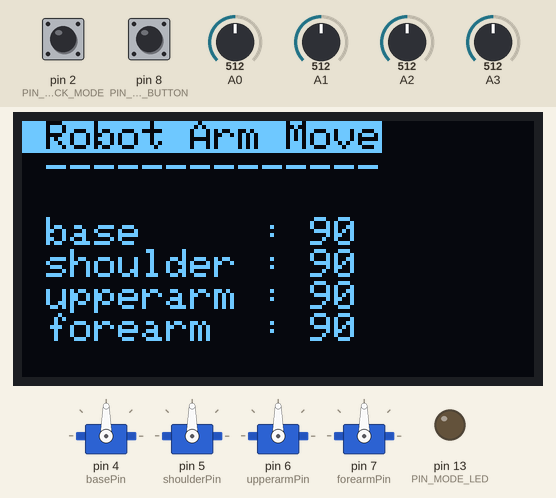
Recording of a sketch running on a simulated Arduino Uno, built with avr-gcc and run on an emulated ATmega328P. On the bench: 4 × servo, 128×64 one-colour display, output pins drawn as LEDs (lit = HIGH). Dashed ring = blinking. Inputs (shaded band) come from the test bench; at power-on: pin 8 (PIN_JOINT_READ_BUTTON) HIGH, pin 2 (PIN_JOINT_JOYSTICK_MODE) HIGH, A0 = 512, A1 = 512, A2 = 512, A3 = 512. What the sketch prints to the serial monitor is not drawn.

Above: at 1.3 s.
1.4 s: pin 8 (PIN_JOINT_READ_BUTTON) pulled LOW for 0.15 s
3.0 s: pin 2 (PIN_JOINT_JOYSTICK_MODE) pulled LOW for 1 s
At 3.82 s:
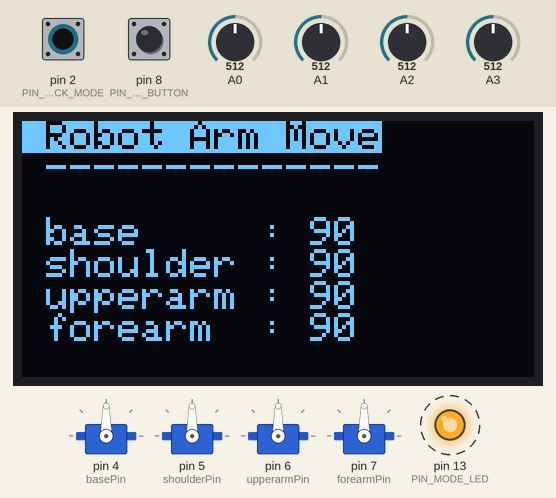
5.5 s: pin 2 (PIN_JOINT_JOYSTICK_MODE) pulled LOW for 0.15 s
At 6.1 s:
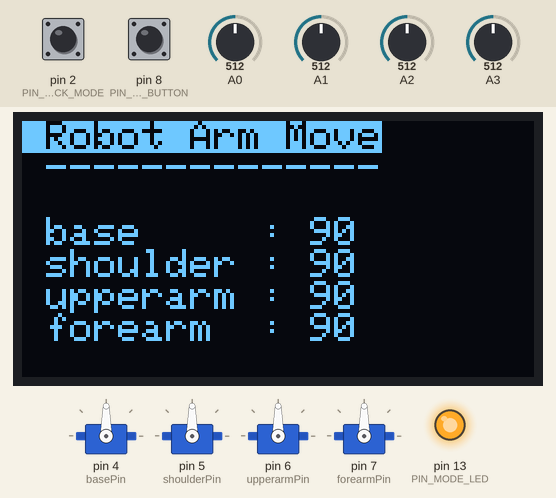
7.1 s: pin 2 (PIN_JOINT_JOYSTICK_MODE) pulled LOW for 3.2 s
At 11.5 s:
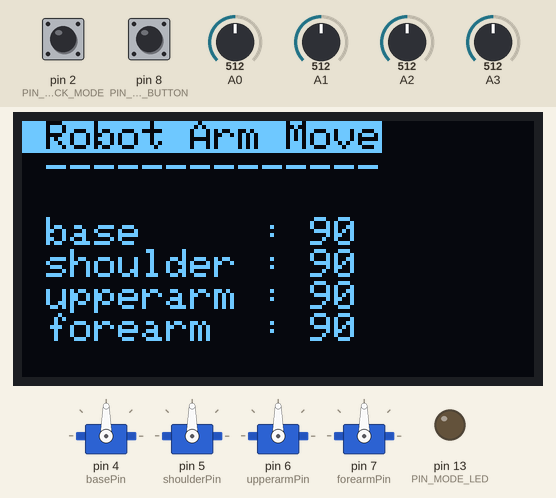
Timing chart, 0 to 12.8 s (numbered marks = the images above; inputs shaded):
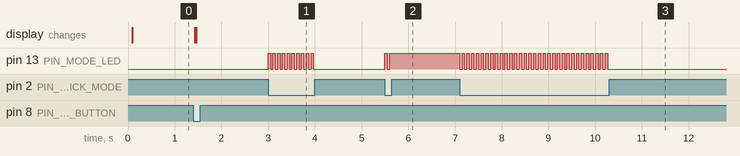

Measured:
- after the input at 3.0 s, pin 13 (PIN_MODE_LED): alternates HIGH for 0.05 s and LOW for 0.05 s, 20 changes in all, then stays LOW, starting at once
- after the input at 5.5 s, pin 13 (PIN_MODE_LED): LOW → HIGH at once, → LOW 0.05 s later, → HIGH 0.05 s later
- after the input at 7.1 s, pin 13 (PIN_MODE_LED): alternates HIGH for 0.05 s and LOW for 0.05 s, 63 changes in all, then stays LOW, starting at once

The sketch:

07_robotarm_2joy.ino
```cpp
#include <Adafruit_GFX.h>
#include <Adafruit_SSD1306.h>

#define SCREEN_WIDTH 128  // OLED display width, in pixels
#define SCREEN_HEIGHT 64  // OLED display height, in pixels

#define OLED_RESET -1        // Reset pin # (or -1 if sharing Arduino reset pin)
#define SCREEN_ADDRESS 0x3C  ///< See datasheet for Address; 0x3D for 128x64, 0x3C for 128x32
Adafruit_SSD1306 display(SCREEN_WIDTH, SCREEN_HEIGHT, &Wire, OLED_RESET);

#include <Servo.h>

int basePin = 4;
int shoulderPin = 5;
int upperarmPin = 6;
int forearmPin = 7;

const int servoInitAngle = 90;

int baseAngle = servoInitAngle;
int shoulderAngle = servoInitAngle;
int upperarmAngle = servoInitAngle;
int forearmAngle = servoInitAngle;

Servo base;
Servo shoulder;
Servo upperarm;
Servo forearm;

int baseStatus = 1;
int shoulderStatus = 1;
int upperarmStatus = 1;
int forearmStatus = 1;

#define PIN_JOINT_READ_BUTTON 8
#define PIN_JOINT_JOYSTICK_MODE 2
#define PIN_MODE_LED 13

bool isJointJoystickMode = false;
int done = 0;

int servoParallelControl(int thePos, Servo theServo, int speed) {
  int startPos = theServo.read();
  int newPos = startPos;

  if (startPos < (thePos)) {
    newPos = newPos + 1;
    theServo.write(newPos);
    delay(speed);
    return 0;
  } else if (newPos > (thePos)) {
    newPos = newPos - 1;
    theServo.write(newPos);
    delay(speed);
    return 0;
  } else {
    return 1;
  }
}


void setup() {
  Serial.begin(115200);
  pinMode(PIN_JOINT_READ_BUTTON, INPUT_PULLUP);
  pinMode(PIN_JOINT_JOYSTICK_MODE, INPUT_PULLUP);
  pinMode(PIN_MODE_LED, OUTPUT);

  attachInterrupt(INT0, ISRJoystickMode, LOW);

  base.attach(basePin);
  shoulder.attach(shoulderPin);
  upperarm.attach(upperarmPin);
  forearm.attach(forearmPin);

  base.write(servoInitAngle);
  shoulder.write(servoInitAngle);
  upperarm.write(servoInitAngle);
  forearm.write(servoInitAngle);

  // SSD1306_SWITCHCAPVCC = generate display voltage from 3.3V internally
  if (!display.begin(SSD1306_SWITCHCAPVCC, SCREEN_ADDRESS)) {
    Serial.println(F("SSD1306 allocation failed"));
    for (;;)
      ;  // Don't proceed, loop forever
  }
  // Clear the buffer
  Serial.println("oled found!");
  displayOLED();
}

void ISRJoystickMode() {
  static unsigned long prev = 0;
  if (millis() - prev > 50 && digitalRead(PIN_JOINT_JOYSTICK_MODE) == LOW) {
    prev = millis();
    isJointJoystickMode = !isJointJoystickMode;
  }
  if (isJointJoystickMode) digitalWrite(PIN_MODE_LED, HIGH);
  else digitalWrite(PIN_MODE_LED, LOW);
}


void checkJoystickMove() {
  if (isJointJoystickMode) {
    baseAngle = map(analogRead(A2), 1023, 0, 5, 175);
    shoulderAngle = map(analogRead(A3), 0, 1023, 175, 5);
    upperarmAngle = map(analogRead(A0), 0, 1023, 5, 175);
    forearmAngle = map(analogRead(A1), 0, 1023, 5, 175);

    done = 0;
  }
}


void checkJointReadButton() {
  if (digitalRead(PIN_JOINT_READ_BUTTON) == LOW) {
    isJointJoystickMode = false;

    baseAngle = base.read();
    shoulderAngle = shoulder.read();
    upperarmAngle = upperarm.read();
    forearmAngle = forearm.read();

    displayOLED();
    while (!digitalRead(PIN_JOINT_READ_BUTTON))
      ;
  }
}

void displayOLED() {
  display.clearDisplay();
  display.display();

  String baseStr = " base     : " + String(baseAngle);
  String shoulderStr = " shoulder : " + String(shoulderAngle);
  String upperarmStr = " upperarm : " + String(upperarmAngle);
  String forearmStr = " forearm  : " + String(forearmAngle);

  display.setTextSize(1);                              // Normal 1:1 pixel scale
  display.setTextColor(SSD1306_BLACK, SSD1306_WHITE);  // Draw 'inverse' text

  display.setCursor(0, 0);  // Start at top-left corner
  display.println(" Robot Arm Move");
  display.setTextColor(SSD1306_WHITE);  // Draw white text
  display.println(" --------------");
  display.println(" ");
  display.setTextSize(1);  // Normal 1:1 pixel scale
  display.println(baseStr);
  display.println(shoulderStr);
  display.println(upperarmStr);
  display.println(forearmStr);
  display.println("\n"); // OLED 에 마지막 줄이 안 보여서 넣어준 것임

  display.setCursor(0, 0);  // Start at top-left corner
  display.display();
  delay(100);
}

void moveJoints() {
  // 조이스틱 모드라면, 매 순간이 하나의 작업임
  if (isJointJoystickMode) {
    baseStatus = servoParallelControl(baseAngle, base, 20);
    shoulderStatus = servoParallelControl(shoulderAngle, shoulder, 20);
    upperarmStatus = servoParallelControl(upperarmAngle, upperarm, 20);
    forearmStatus = servoParallelControl(forearmAngle, forearm, 20);
  } else {
    // 통신 모드라면, 받은 값들이 하나의 작업 단위이므로, 모두 끝나야 함
    while (done == 0) {
      baseStatus = servoParallelControl(baseAngle, base, 20);
      shoulderStatus = servoParallelControl(shoulderAngle, shoulder, 20);
      upperarmStatus = servoParallelControl(upperarmAngle, upperarm, 20);
      forearmStatus = servoParallelControl(forearmAngle, forearm, 20);

      if (baseStatus == 1 && shoulderStatus == 1 && upperarmStatus == 1 && forearmStatus == 1)
        done = 1;
    }
  }
}
void loop() {
  checkJoystickMove();
  checkJointReadButton();

  if (Serial.available() > 0) {
    //10,20,30,40d
    //90,90,90,90d
    //45,75,75,75d

    baseAngle = Serial.parseInt();
    shoulderAngle = Serial.parseInt();
    upperarmAngle = Serial.parseInt();
    forearmAngle = Serial.parseInt();

    if (Serial.read() == 'd') {
      // Serial.flush(); //flush 를 하면, client에서 보내온 여러 자료가 사라짐
      Serial.println("d");
    }

    displayOLED();
    done = 0; //하나의 작업이 시작되어, 끝나지 않았음을 의미
  }
  moveJoints();
  // delay(100);
}
```
